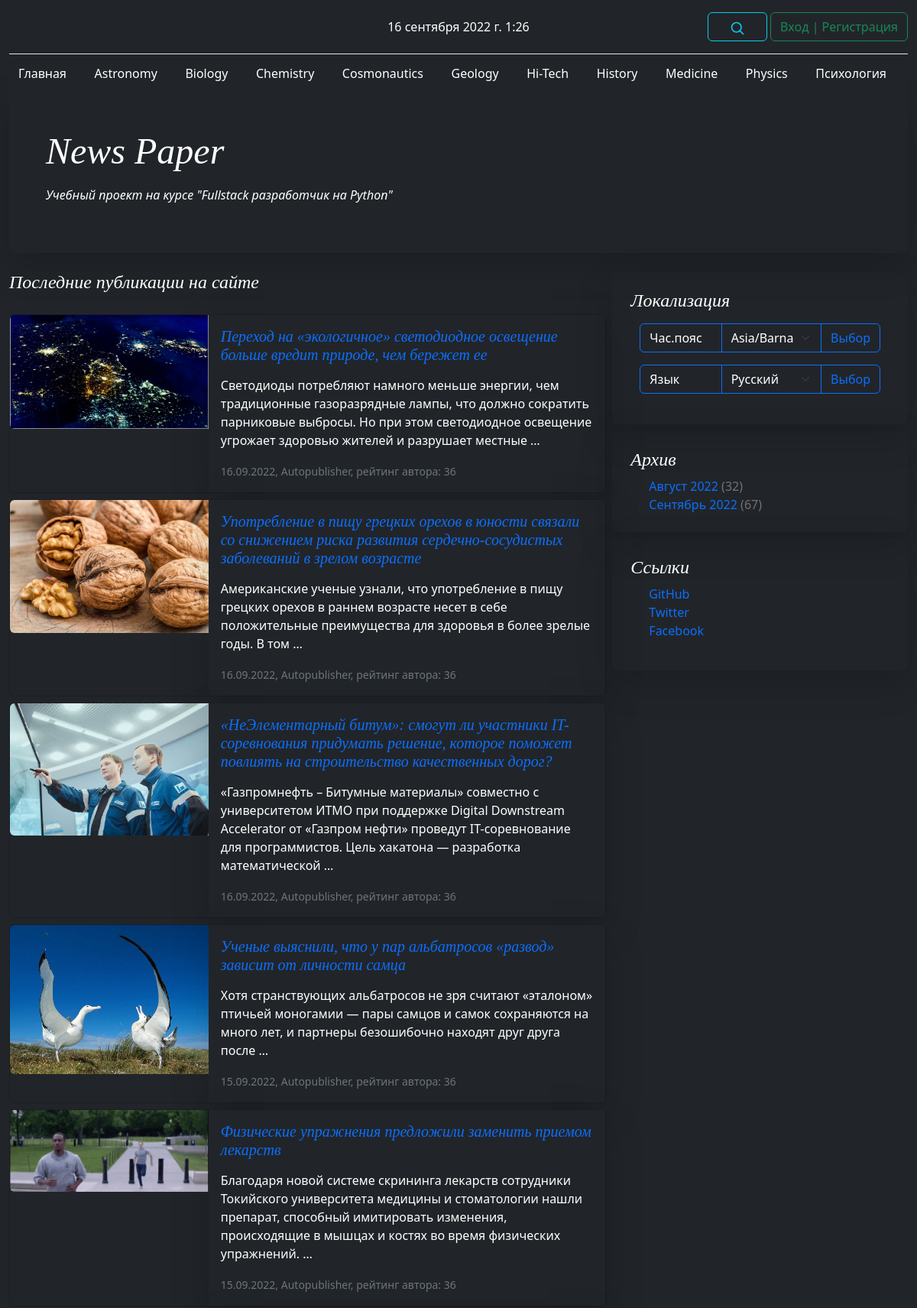
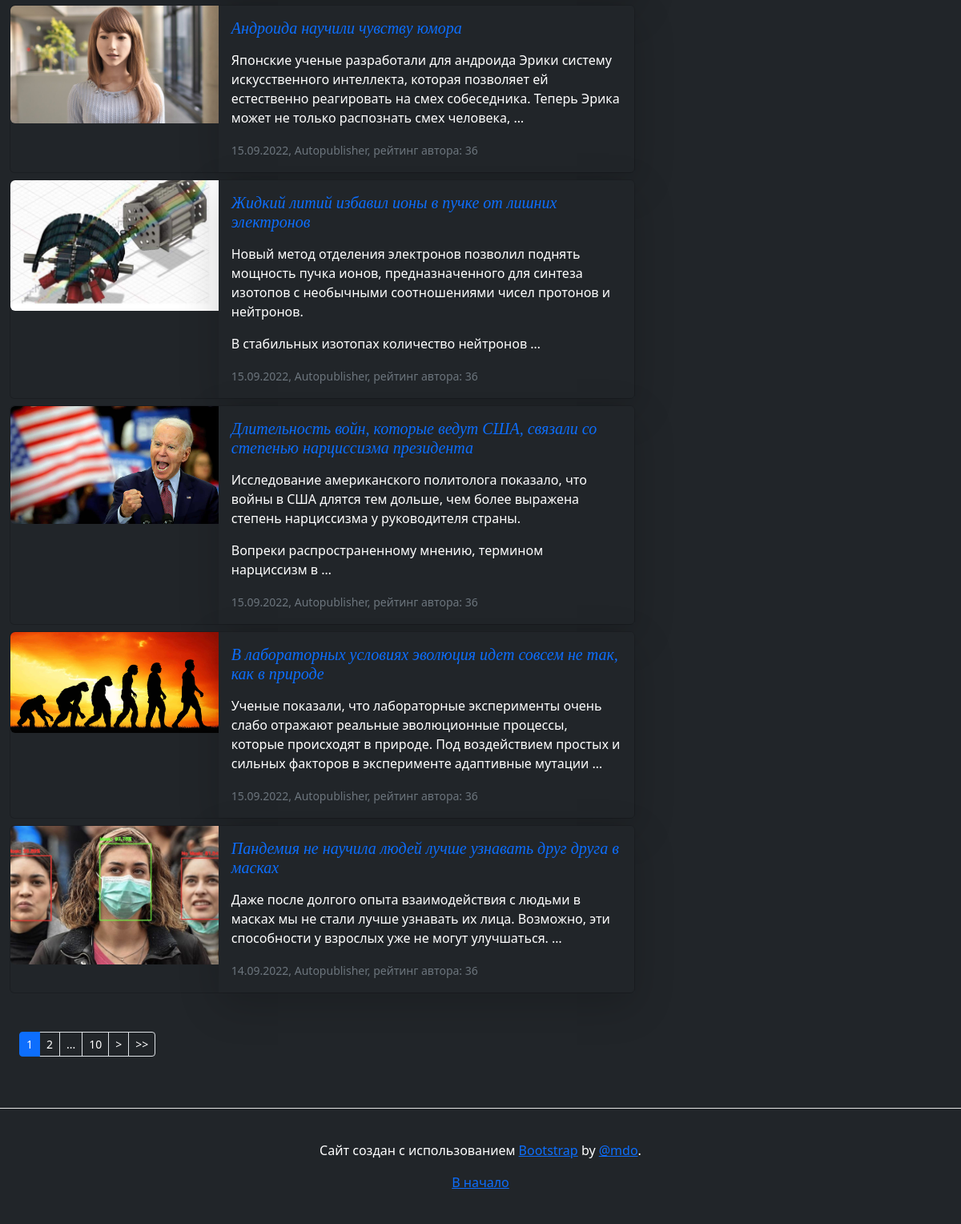
The page / on the database its author committed (2 pictures, top to bottom).
### news/models.py (models this page shows, shortened)
class Category(models.Model):
    name = models.CharField(
        max_length=64,
        unique=True,
        verbose_name=_('Имя категории'),
    )
    subscribers = models.ManyToManyField(
        User,
        through='CatSubscribers',
        blank=True,
        verbose_name=_('Подписчик'),
    )
    class Meta:
        verbose_name = _('Категория')
        verbose_name_plural = _('Категории')

class Post(models.Model):
    author_post = models.ForeignKey(
        Author,
        on_delete=models.CASCADE,
        verbose_name=_('Автор'),
    )
    ARTICLE = 'ART'
    NEWS = 'NWS'
    CHOICE_CAT = [
        (ARTICLE, _('Статья')),
        (NEWS, _('Новость')),
    ]
    type_cat = models.CharField(
        max_length=3,
        choices=CHOICE_CAT,
        default=ARTICLE,
        verbose_name=_('Тип контента'),
    )
    date_pub = models.DateTimeField(
        auto_now_add=True,
        verbose_name=_('Дата публикации'),
    )
    post_cat = models.ManyToManyField(
        Category,
        through='PostCategory',
        verbose_name=_('Категория'),
    )
    name = models.CharField(
        max_length=255,
        verbose_name=_('Название'),
    )
    content = models.TextField(
        verbose_name=_('Контент'),
    )
    content_rate = models.SmallIntegerField(
        default=0,
        verbose_name=_('Рейтинг'),
    )
    content_image = models.ImageField(
        upload_to='images',
        verbose_name=_('Изображение'),
        default='no_image.jpg',
    )
    class Meta:
        verbose_name = _('Пост')
        verbose_name_plural = _('Посты')

class Author(models.Model):
    author_user = models.OneToOneField(
        User,
        on_delete=models.CASCADE,
        verbose_name=_('Имя'),
    )
    author_rate = models.SmallIntegerField(
        default=0,
        verbose_name=_('Рейтинг'),
    )
    language = models.CharField(
        max_length=10,
        default='ru',
        verbose_name=_('Язык'),
    )
    timezone = models.CharField(
        max_length=32,
        default='UTC',
        verbose_name=_('Часовой пояс'),
    )
    def __str__(self):
        return self.author_user.username
    class Meta:
        verbose_name = _('Автор')
        verbose_name_plural = _('Авторы')

### news/views.py (the view)
# urls.py: path('', IndexView.as_view(), name='index'),
class IndexView(ListView):
    queryset = Post.objects.select_related().all().order_by('-pk')
    template_name = 'posts.html'
    context_object_name = 'posts'
    paginate_by = 10

### news/context_processors.py (called while the page is built)
def navigate_context(request):
    category = Category.objects.all()
    archives = Post.objects.annotate(
        year=ExtractYear('date_pub'),
        month=ExtractMonth('date_pub')
    ).values('year', 'month').annotate(total=Count('id'))
    user_timezone = pytz.timezone(
        request.session.get('django_timezone') or settings.TIME_ZONE
    )
    current_time = timezone.now().astimezone(user_timezone)
    context = {
        'category': category,
        'archives': archives,
        'current_time': current_time,
        'timezones': pytz.common_timezones,
    }
    return context

### news/templatetags/news_filters.py (called while the page is built)
@register.filter()
def censor(in_text):
    censured_text = in_text
    with open('static/json/bad_words.json', 'r') as censor_file:
        bad_text = json.load(censor_file)
    for word in censured_text.split():
        if word.lower() in bad_text:
            censured_text = censured_text.replace(
                word,
                f'{word[0]}{"*" * (len(word) - 1)}'
            )
    return censured_text

@register.filter()
def name_month(val):
    val_obj = timezone.datetime.strptime(str(val), "%m")
    val_name = val_obj.strftime("%B")
    return _(val_name)

### news/templatetags/news_tags.py (called while the page is built)
@register.simple_tag(takes_context=True)
def url_replace(context, **kwargs):
    d = context['request'].GET.copy()
    for k, v in kwargs.items():
        d[k] = v
    return d.urlencode()

### templates/posts.html (shortened to what this page needs)
{% extends 'default.html' %}
{% load i18n %}
{% load tz %}
{% load news_filters %}
{% load news_tags %}
{% load cache %}
{% block content %}
    {% get_current_language as LANGUAGE_CODE %}
    {% get_current_timezone as TIME_ZONE %}
    {% cache 600 last_news page_obj.number TIME_ZONE LANGUAGE_CODE %}
        <h4 class="pb-1 mb-4 fst-italic">
            {% trans "Последние публикации на сайте" %}
        </h4>
        {% for post in posts %}
            {% include 'post_card.html' %}
        {% endfor %}
    {% endcache %}
    {% if page_obj.has_other_pages %}
        {% include 'paginator.html' %}
    {% endif %}
{% endblock content %}

### templates/navigate.html (shortened to what this page needs)
{% load i18n %}
{% load tz %}
{% load cache %}
<div class="container-fluid">
  <header class="blog-header lh-1 py-3">
    <div class="row flex-nowrap justify-content-between align-items-center">
      <div class="col-4 pt-1">
      </div>
      <div class="col-4 text-center">
        {{ current_time }}
      </div>
      <div class="col-4 d-flex justify-content-end align-items-center">
        <a class="link-secondary" href="{% url 'news:search' %}" aria-label="Search">
          <span class="btn btn-outline-info">
              <svg xmlns="http://www.w3.org/2000/svg" width="20" height="20" fill="none" stroke="currentColor" stroke-linecap="round" stroke-linejoin="round" stroke-width="2" class="mx-3" role="img" viewBox="0 0 24 24"><title>Search</title><circle cx="10.5" cy="10.5" r="7.5"/><path d="M21 21l-5.2-5.2"/></svg>
          </span>
        </a>
          {% if user.id %}
            <a class="btn btn-outline-danger" href="/accounts/logout/">{% trans "Выход" %}</a>
          {% else %}
            <a class="btn btn-outline-success" href="/accounts/login/">{% trans "Вход" %} | {% trans "Регистрация" %}</a>
          {% endif %}
      </div>
    </div>
  </header>
  <nav {% if current_time.hour >= 19 or  current_time.hour <= 7 %}class="navbar bg-dark text-bg-dark"{% else %}class="navbar bg-light"{% endif %}>
    <div {% if current_time.hour >= 19 or  current_time.hour <= 7 %}class="container-fluid bg-dark text-bg-dark"{% else %}class="container-fluid"{% endif %}>
      <a {% if current_time.hour >= 19 or  current_time.hour <= 7 %}class="navbar-brand fs-6 text-bg-dark"{% else %}class="navbar-brand fs-6"{% endif %} href="{% url 'news:index' %}">{% trans "Главная" %}</a>
      {% for item in category %}
        <a {% if current_time.hour >= 19 or  current_time.hour <= 7 %}class="navbar-brand fs-6 text-bg-dark"{% else %}class="navbar-brand fs-6"{% endif %} href="{% url 'news:category' item.id %}">{{ item.name }}</a>
      {% endfor %}
    </div>
  </nav>
</div>

### templates/post_card.html
{% load i18n %}
{% load news_filters %}
{% load news_tags %}
<div {% if current_time.hour >= 19 or  current_time.hour <= 7 %}class="card mb-2 bg-dark text-bg-dark"{% else %}class="card mb-2"{% endif %}>
  <div class="row g-0">
    <div class="col-md-4">
      <img src="{{ post.content_image.url }}" class="img-fluid rounded-start" alt="{{ post.name|censor }}">
    </div>
    <div class="col-md-8">
      <div class="card-body container-fluid shadow-lg">
        <a class="text-decoration-none" href="{% url 'news:detail' post.id %}">
            <h5 class="card-title fst-italic">{{ post.name|censor }}</h5>
        </a>
        <p class="card-text">{{ post.content|censor|truncatewords_html:25|safe }}</p>
        <p class="card-text">
            <small class="text-muted">
                {{ post.date_pub|date:'d.m.Y' }},
                {{ post.author_post }},
                {% trans "рейтинг автора:" %} {{ post.author_post.author_rate }}
            </small>
        </p>
      </div>
    </div>
  </div>
</div>

### static/css/blog.rtl.css (style rules this page uses)
.blog-header { border-bottom: 1px solid #e5e5e5; }
h1, h2, h3, h4, h5, h6 { font-family: Amiri, Georgia, "Times New Roman", serif; }

### rows shown on the page
Category: name "Astronomy"
Category: name "Biology"
Category: name "Chemistry"
Category: name "Cosmonautics"
Category: name "Geology"
Category: name "Hi-Tech"
Category: name "History"
Category: name "Medicine"
Category: name "Physics"
Category: name "Психология"
Post: content_image (picture), name|censor "Переход на «экологичное» светодиодное освещение больше вредит природе, чем бережет ее", content|censor "Светодиоды потребляют намного меньше энергии, чем традиционные газоразрядные лампы, что должно сократить парниковые выбросы. Но при этом светодиодное освещение угрожает здоровью жителей и разрушает местные …", date_pub "16.09.2022", author_post "Autopublisher", author_post.author_rate "36"
Post: content_image (picture), name|censor "Употребление в пищу грецких орехов в юности связали со снижением риска развития сердечно-сосудистых заболеваний в зрелом возрасте", content|censor "Американские ученые узнали, что употребление в пищу грецких орехов в раннем возрасте несет в себе положительные преимущества для здоровья в более зрелые годы. В том …", date_pub "16.09.2022", author_post "Autopublisher", author_post.author_rate "36"
Post: content_image (picture), name|censor "«НеЭлементарный битум»: смогут ли участники IT-соревнования придумать решение, которое поможет повлиять на строительство качественных дорог?", content|censor "«Газпромнефть – Битумные материалы» совместно с университетом ИТМО при поддержке Digital Downstream Accelerator от «Газпром нефти» проведут IТ-соревнование для программистов. Цель хакатона — разработка математической …", date_pub "16.09.2022", author_post "Autopublisher", author_post.author_rate "36"
Post: content_image (picture), name|censor "Ученые выяснили, что у пар альбатросов «развод» зависит от личности самца", content|censor "Хотя странствующих альбатросов не зря считают «эталоном» птичьей моногамии — пары самцов и самок сохраняются на много лет, и партнеры безошибочно находят друг друга после …", date_pub "15.09.2022", author_post "Autopublisher", author_post.author_rate "36"
Post: content_image (picture), name|censor "Физические упражнения предложили заменить приемом лекарств", content|censor "Благодаря новой системе скрининга лекарств сотрудники Токийского университета медицины и стоматологии нашли препарат, способный имитировать изменения, происходящие в мышцах и костях во время физических упражнений. …", date_pub "15.09.2022", author_post "Autopublisher", author_post.author_rate "36"
Post: content_image (picture), name|censor "Андроида научили чувству юмора", content|censor "Японские ученые разработали для андроида Эрики систему искусственного интеллекта, которая позволяет ей естественно реагировать на смех собеседника. Теперь Эрика может не только распознать смех человека, …", date_pub "15.09.2022", author_post "Autopublisher", author_post.author_rate "36"
Post: content_image (picture), name|censor "Жидкий литий избавил ионы в пучке от лишних электронов", content|censor "Новый метод отделения электронов позволил поднять мощность пучка ионов, предназначенного для синтеза изотопов с необычными соотношениями чисел протонов и нейтронов. В стабильных изотопах количество нейтронов …", date_pub "15.09.2022", author_post "Autopublisher", author_post.author_rate "36"
Post: content_image (picture), name|censor "Длительность войн, которые ведут США, связали со степенью нарциссизма президента", content|censor "Исследование американского политолога показало, что войны в США длятся тем дольше, чем более выражена степень нарциссизма у руководителя страны. Вопреки распространенному мнению, термином нарциссизм в …", date_pub "15.09.2022", author_post "Autopublisher", author_post.author_rate "36"
Post: content_image (picture), name|censor "В лабораторных условиях эволюция идет совсем не так, как в природе", content|censor "Ученые показали, что лабораторные эксперименты очень слабо отражают реальные эволюционные процессы, которые происходят в природе. Под воздействием простых и сильных факторов в эксперименте адаптивные мутации …", date_pub "15.09.2022", author_post "Autopublisher", author_post.author_rate "36"
Post: content_image (picture), name|censor "Пандемия не научила людей лучше узнавать друг друга в масках", content|censor "Даже после долгого опыта взаимодействия с людьми в масках мы не стали лучше узнавать их лица. Возможно, эти способности у взрослых уже не могут улучшаться. …", date_pub "14.09.2022", author_post "Autopublisher", author_post.author_rate "36"

### other values the page prints
{{ current_time }} "16 сентября 2022 г. 1:26"
{{ page_obj.number }} "1"
{{ page_obj.next_page_number }} "2"
{{ page_obj.paginator.num_pages }} "10"
{{ item.month|name_month }} "Август" "Сентябрь"
{{ item.year }} "2022" "2022"
{{ item.total }} "32" "67"
form field timezone "Asia/Barnaul"
form field language "Русский"
